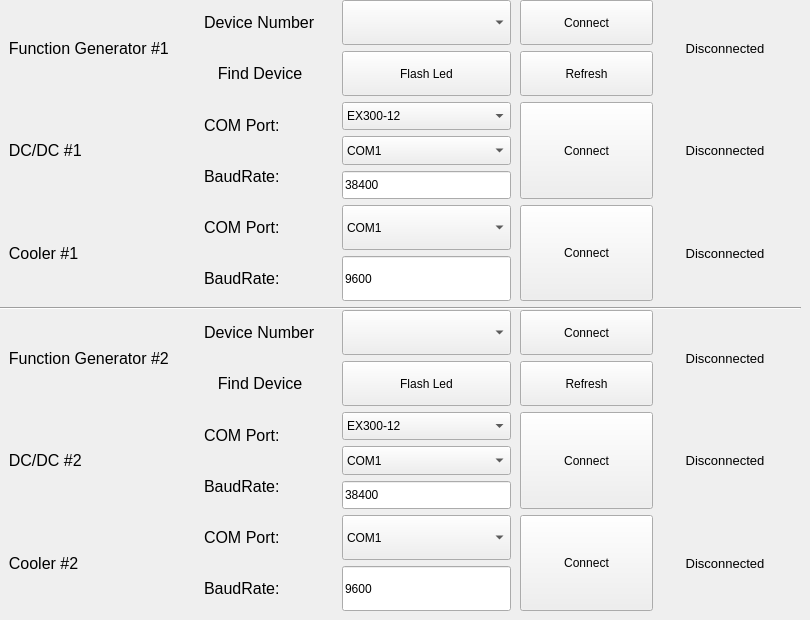
    <widget class="QWidget" name="port_settings_tab">
     <attribute name="title">
      <string>Port Settings</string>
     </attribute>
     <widget class="QWidget" name="gridLayoutWidget_3">
      <property name="geometry">
       <rect>
        <x>520</x>
        <y>310</y>
        <width>271</width>
        <height>301</height>
       </rect>
      </property>
      <layout class="QGridLayout" name="gridLayout_3">
       <item row="3" column="0">
        <layout class="QVBoxLayout" name="verticalLayout_12">
         <item>
          <widget class="QPushButton" name="Cooler_Connect_2">
           <property name="sizePolicy">
            <sizepolicy hsizetype="Minimum" vsizetype="Preferred">
             <horstretch>0</horstretch>
             <verstretch>0</verstretch>
            </sizepolicy>
           </property>
           <property name="text">
            <string>Connect</string>
           </property>
          </widget>
         </item>
        </layout>
       </item>
       <item row="2" column="0">
        <layout class="QVBoxLayout" name="verticalLayout_13">
         <item>
          <widget class="QPushButton" name="DCDC_Connect_2">
           <property name="sizePolicy">
            <sizepolicy hsizetype="Minimum" vsizetype="Preferred">
             <horstretch>0</horstretch>
             <verstretch>0</verstretch>
            </sizepolicy>
           </property>
           <property name="text">
            <string>Connect</string>
           </property>
          </widget>
         </item>
        </layout>
       </item>
       <item row="1" column="0">
        <layout class="QVBoxLayout" name="verticalLayout_14">
         <item>
          <widget class="QPushButton" name="FG_Connect_2">
           <property name="sizePolicy">
            <sizepolicy hsizetype="Minimum" vsizetype="Preferred">
             <horstretch>0</horstretch>
             <verstretch>0</verstretch>
            </sizepolicy>
           </property>
           <property name="text">
            <string>Connect</string>
           </property>
          </widget>
         </item>
         <item>
          <widget class="QPushButton" name="FG_Refresh_2">
           <property name="sizePolicy">
            <sizepolicy hsizetype="Minimum" vsizetype="Preferred">
             <horstretch>0</horstretch>
             <verstretch>0</verstretch>
            </sizepolicy>
           </property>
           <property name="text">
            <string>Refresh</string>
           </property>
          </widget>
         </item>
        </layout>
       </item>
       <item row="1" column="1">
        <widget class="QLabel" name="FG_Connection_Status_2">
         <property name="font">
          <font>
           <family>Arial</family>
           <pointsize>10</pointsize>
          </font>
         </property>
         <property name="text">
          <string>Disconnected</string>
         </property>
         <property name="alignment">
          <set>Qt::AlignCenter</set>
         </property>
        </widget>
       </item>
       <item row="2" column="1">
        <widget class="QLabel" name="DCDC_Connection_Status_2">
         <property name="font">
          <font>
           <family>Arial</family>
           <pointsize>10</pointsize>
          </font>
         </property>
         <property name="text">
          <string>Disconnected</string>
         </property>
         <property name="alignment">
          <set>Qt::AlignCenter</set>
         </property>
        </widget>
       </item>
       <item row="3" column="1">
        <widget class="QLabel" name="Cooler_Connection_Status_2">
         <property name="font">
          <font>
           <family>Arial</family>
           <pointsize>10</pointsize>
          </font>
         </property>
         <property name="text">
          <string>Disconnected</string>
         </property>
         <property name="alignment">
          <set>Qt::AlignCenter</set>
         </property>
        </widget>
       </item>
      </layout>
     </widget>
     <widget class="QWidget" name="gridLayoutWidget_2">
      <property name="geometry">
       <rect>
        <x>0</x>
        <y>0</y>
        <width>511</width>
        <height>301</height>
       </rect>
      </property>
      <layout class="QGridLayout" name="gridLayout_2">
       <item row="0" column="1">
        <layout class="QVBoxLayout" name="verticalLayout_9">
         <property name="leftMargin">
          <number>20</number>
         </property>
         <property name="rightMargin">
          <number>20</number>
         </property>
         <item>
          <widget class="QLabel" name="label_13">
           <property name="font">
            <font>
             <family>Arial</family>
             <pointsize>12</pointsize>
            </font>
           </property>
           <property name="text">
            <string>Device Number</string>
           </property>
          </widget>
         </item>
         <item>
          <widget class="QLabel" name="label_15">
           <property name="font">
            <font>
             <family>Arial</family>
             <pointsize>12</pointsize>
            </font>
           </property>
           <property name="text">
            <string>Find Device</string>
           </property>
           <property name="alignment">
            <set>Qt::AlignCenter</set>
           </property>
          </widget>
         </item>
        </layout>
       </item>
       <item row="0" column="2">
        <layout class="QVBoxLayout" name="verticalLayout_7">
         <item>
          <widget class="QComboBox" name="FG_Device_Number_1">
           <property name="sizePolicy">
            <sizepolicy hsizetype="Preferred" vsizetype="Preferred">
             <horstretch>0</horstretch>
             <verstretch>0</verstretch>
            </sizepolicy>
           </property>
           <property name="editable">
            <bool>false</bool>
           </property>
          </widget>
         </item>
         <item>
          <widget class="QPushButton" name="FG_Find_Device_1">
           <property name="sizePolicy">
            <sizepolicy hsizetype="Minimum" vsizetype="Preferred">
             <horstretch>0</horstretch>
             <verstretch>0</verstretch>
            </sizepolicy>
           </property>
           <property name="text">
            <string>Flash Led</string>
           </property>
          </widget>
         </item>
        </layout>
       </item>
       <item row="1" column="1">
        <layout class="QVBoxLayout" name="verticalLayout_10">
         <property name="leftMargin">
          <number>20</number>
         </property>
         <property name="rightMargin">
          <number>20</number>
         </property>
         <item>
          <widget class="QLabel" name="label_16">
           <property name="font">
            <font>
             <family>Arial</family>
             <pointsize>12</pointsize>
            </font>
           </property>
           <property name="text">
            <string>COM Port:</string>
           </property>
          </widget>
         </item>
         <item>
          <widget class="QLabel" name="label_17">
           <property name="font">
            <font>
             <family>Arial</family>
             <pointsize>12</pointsize>
            </font>
           </property>
           <property name="text">
            <string>BaudRate:</string>
           </property>
          </widget>
         </item>
        </layout>
       </item>
       <item row="1" column="2">
        <layout class="QVBoxLayout" name="verticalLayout_11">
         <item>
          <widget class="QComboBox" name="DCDC_Devices_1">
           <property name="sizePolicy">
            <sizepolicy hsizetype="Preferred" vsizetype="Preferred">
             <horstretch>0</horstretch>
             <verstretch>0</verstretch>
            </sizepolicy>
           </property>
           <property name="editable">
            <bool>false</bool>
           </property>
           <item>
            <property name="text">
             <string>EX300-12</string>
            </property>
           </item>
           <item>
            <property name="text">
             <string>DC61802F</string>
            </property>
           </item>
          </widget>
         </item>
         <item>
          <widget class="QComboBox" name="DCDC_COM_Port_1">
           <property name="sizePolicy">
            <sizepolicy hsizetype="Preferred" vsizetype="Preferred">
             <horstretch>0</horstretch>
             <verstretch>0</verstretch>
            </sizepolicy>
           </property>
           <property name="editable">
            <bool>false</bool>
           </property>
           <item>
            <property name="text">
             <string>COM1</string>
            </property>
           </item>
           <item>
            <property name="text">
             <string>COM2</string>
            </property>
           </item>
           <item>
            <property name="text">
             <string>COM3</string>
            </property>
           </item>
           <item>
            <property name="text">
             <string>COM4</string>
            </property>
           </item>
           <item>
            <property name="text">
             <string>COM5</string>
            </property>
           </item>
           <item>
            <property name="text">
             <string>COM6</string>
            </property>
           </item>
          </widget>
         </item>
         <item>
          <widget class="QLineEdit" name="DCDC_BaudRate_1">
           <property name="sizePolicy">
            <sizepolicy hsizetype="Expanding" vsizetype="Preferred">
             <horstretch>0</horstretch>
             <verstretch>0</verstretch>
            </sizepolicy>
           </property>
           <property name="text">
            <string>38400</string>
           </property>
          </widget>
         </item>
        </layout>
       </item>
       <item row="0" column="0">
        <widget class="QLabel" name="label_4">
         <property name="font">
          <font>
           <family>Arial</family>
           <pointsize>12</pointsize>
          </font>
         </property>
         <property name="text">
          <string>  Function Generator #1  </string>
         </property>
        </widget>
       </item>
       <item row="1" column="0">
        <widget class="QLabel" name="label_5">
         <property name="font">
          <font>
           <family>Arial</family>
           <pointsize>12</pointsize>
          </font>
         </property>
         <property name="text">
          <string>  DC/DC #1  </string>
         </property>
        </widget>
       </item>
       <item row="2" column="0">
        <widget class="QLabel" name="label_6">
         <property name="font">
          <font>
           <family>Arial</family>
           <pointsize>12</pointsize>
          </font>
         </property>
         <property name="text">
          <string>  Cooler #1  </string>
         </property>
        </widget>
       </item>
       <item row="2" column="1">
        <layout class="QVBoxLayout" name="verticalLayout">
         <property name="leftMargin">
          <number>20</number>
         </property>
         <property name="rightMargin">
          <number>20</number>
         </property>
         <item>
          <widget class="QLabel" name="label_3">
           <property name="font">
            <font>
             <family>Arial</family>
             <pointsize>12</pointsize>
            </font>
           </property>
           <property name="text">
            <string>COM Port:</string>
           </property>
          </widget>
         </item>
         <item>
          <widget class="QLabel" name="label_7">
           <property name="font">
            <font>
             <family>Arial</family>
             <pointsize>12</pointsize>
            </font>
           </property>
           <property name="text">
            <string>BaudRate:</string>
           </property>
          </widget>
         </item>
        </layout>
       </item>
       <item row="2" column="2">
        <layout class="QVBoxLayout" name="verticalLayout_2">
         <item>
          <widget class="QComboBox" name="Cooler_COM_Port_1">
           <property name="sizePolicy">
            <sizepolicy hsizetype="Preferred" vsizetype="Preferred">
             <horstretch>0</horstretch>
             <verstretch>0</verstretch>
            </sizepolicy>
           </property>
           <property name="editable">
            <bool>false</bool>
           </property>
           <item>
            <property name="text">
             <string>COM1</string>
            </property>
           </item>
           <item>
            <property name="text">
             <string>COM2</string>
            </property>
           </item>
           <item>
            <property name="text">
             <string>COM3</string>
            </property>
           </item>
           <item>
            <property name="text">
             <string>COM4</string>
            </property>
           </item>
           <item>
            <property name="text">
             <string>COM5</string>
            </property>
           </item>
           <item>
            <property name="text">
             <string>COM6</string>
            </property>
           </item>
          </widget>
         </item>
         <item>
          <widget class="QLineEdit" name="Cooler_BaudRate_1">
           <property name="sizePolicy">
            <sizepolicy hsizetype="Expanding" vsizetype="Preferred">
             <horstretch>0</horstretch>
             <verstretch>0</verstretch>
            </sizepolicy>
           </property>
           <property name="text">
            <string>9600</string>
           </property>
          </widget>
         </item>
        </layout>
       </item>
      </layout>
     </widget>
     <widget class="QWidget" name="gridLayoutWidget_4">
      <property name="geometry">
       <rect>
        <x>0</x>
        <y>310</y>
        <width>511</width>
        <height>301</height>
       </rect>
      </property>
      <layout class="QGridLayout" name="gridLayout_4">
       <item row="1" column="0">
        <widget class="QLabel" name="label_27">
         <property name="font">
          <font>
           <family>Arial</family>
           <pointsize>12</pointsize>
          </font>
         </property>
         <property name="text">
          <string>  DC/DC #2  </string>
         </property>
        </widget>
       </item>
       <item row="0" column="0">
        <widget class="QLabel" name="label_26">
         <property name="font">
          <font>
           <family>Arial</family>
           <pointsize>12</pointsize>
          </font>
         </property>
         <property name="text">
          <string>  Function Generator #2  </string>
         </property>
        </widget>
       </item>
       <item row="2" column="0">
        <widget class="QLabel" name="label_28">
         <property name="font">
          <font>
           <family>Arial</family>
           <pointsize>12</pointsize>
          </font>
         </property>
         <property name="text">
          <string>  Cooler #2  </string>
         </property>
        </widget>
       </item>
       <item row="2" column="2">
        <layout class="QVBoxLayout" name="verticalLayout_20">
         <item>
          <widget class="QComboBox" name="Cooler_COM_Port_2">
           <property name="sizePolicy">
            <sizepolicy hsizetype="Preferred" vsizetype="Preferred">
             <horstretch>0</horstretch>
             <verstretch>0</verstretch>
            </sizepolicy>
           </property>
           <property name="editable">
            <bool>false</bool>
           </property>
           <item>
            <property name="text">
             <string>COM1</string>
            </property>
           </item>
           <item>
            <property name="text">
             <string>COM2</string>
            </property>
           </item>
           <item>
            <property name="text">
             <string>COM3</string>
            </property>
           </item>
           <item>
            <property name="text">
             <string>COM4</string>
            </property>
           </item>
           <item>
            <property name="text">
             <string>COM5</string>
            </property>
           </item>
           <item>
            <property name="text">
             <string>COM6</string>
            </property>
           </item>
          </widget>
         </item>
         <item>
          <widget class="QLineEdit" name="Cooler_BaudRate_2">
           <property name="sizePolicy">
            <sizepolicy hsizetype="Expanding" vsizetype="Preferred">
             <horstretch>0</horstretch>
             <verstretch>0</verstretch>
            </sizepolicy>
           </property>
           <property name="text">
            <string>9600</string>
           </property>
          </widget>
         </item>
        </layout>
       </item>
       <item row="2" column="1">
        <layout class="QVBoxLayout" name="verticalLayout_19">
         <property name="leftMargin">
          <number>20</number>
         </property>
         <property name="rightMargin">
          <number>20</number>
         </property>
         <item>
          <widget class="QLabel" name="label_29">
           <property name="font">
            <font>
             <family>Arial</family>
             <pointsize>12</pointsize>
            </font>
           </property>
           <property name="text">
            <string>COM Port:</string>
           </property>
          </widget>
         </item>
         <item>
          <widget class="QLabel" name="label_30">
           <property name="font">
            <font>
             <family>Arial</family>
             <pointsize>12</pointsize>
            </font>
           </property>
           <property name="text">
            <string>BaudRate:</string>
           </property>
          </widget>
         </item>
        </layout>
       </item>
       <item row="0" column="1">
        <layout class="QVBoxLayout" name="verticalLayout_15">
         <property name="leftMargin">
          <number>20</number>
         </property>
         <property name="rightMargin">
          <number>20</number>
         </property>
         <item>
          <widget class="QLabel" name="label_22">
           <property name="font">
            <font>
             <family>Arial</family>
             <pointsize>12</pointsize>
            </font>
           </property>
           <property name="text">
            <string>Device Number</string>
           </property>
          </widget>
         </item>
         <item>
          <widget class="QLabel" name="label_23">
           <property name="font">
            <font>
             <family>Arial</family>
             <pointsize>12</pointsize>
            </font>
           </property>
           <property name="text">
            <string>Find Device</string>
           </property>
           <property name="alignment">
            <set>Qt::AlignCenter</set>
           </property>
          </widget>
         </item>
        </layout>
       </item>
       <item row="0" column="2">
        <layout class="QVBoxLayout" name="verticalLayout_16">
         <item>
          <widget class="QComboBox" name="FG_Device_Number_2">
           <property name="sizePolicy">
            <sizepolicy hsizetype="Preferred" vsizetype="Preferred">
             <horstretch>0</horstretch>
             <verstretch>0</verstretch>
            </sizepolicy>
           </property>
           <property name="editable">
            <bool>false</bool>
           </property>
          </widget>
         </item>
         <item>
          <widget class="QPushButton" name="FG_Find_Device_2">
           <property name="sizePolicy">
            <sizepolicy hsizetype="Minimum" vsizetype="Preferred">
             <horstretch>0</horstretch>
             <verstretch>0</verstretch>
            </sizepolicy>
           </property>
           <property name="text">
            <string>Flash Led</string>
           </property>
          </widget>
         </item>
        </layout>
       </item>
       <item row="1" column="1">
        <layout class="QVBoxLayout" name="verticalLayout_17">
         <property name="leftMargin">
          <number>20</number>
         </property>
         <property name="rightMargin">
          <number>20</number>
         </property>
         <item>
          <widget class="QLabel" name="label_24">
           <property name="font">
            <font>
             <family>Arial</family>
             <pointsize>12</pointsize>
            </font>
           </property>
           <property name="text">
            <string>COM Port:</string>
           </property>
          </widget>
         </item>
         <item>
          <widget class="QLabel" name="label_25">
           <property name="font">
            <font>
             <family>Arial</family>
             <pointsize>12</pointsize>
            </font>
           </property>
           <property name="text">
            <string>BaudRate:</string>
           </property>
          </widget>
         </item>
        </layout>
       </item>
       <item row="1" column="2">
        <layout class="QVBoxLayout" name="verticalLayout_18">
         <item>
          <widget class="QComboBox" name="DCDC_Devices_2">
           <property name="sizePolicy">
            <sizepolicy hsizetype="Preferred" vsizetype="Preferred">
             <horstretch>0</horstretch>
             <verstretch>0</verstretch>
            </sizepolicy>
           </property>
           <property name="editable">
            <bool>false</bool>
           </property>
           <item>
            <property name="text">
             <string>EX300-12</string>
            </property>
           </item>
           <item>
            <property name="text">
             <string>DC61802F</string>
            </property>
           </item>
          </widget>
         </item>
         <item>
          <widget class="QComboBox" name="DCDC_COM_Port_2">
           <property name="sizePolicy">
            <sizepolicy hsizetype="Preferred" vsizetype="Preferred">
             <horstretch>0</horstretch>
             <verstretch>0</verstretch>
            </sizepolicy>
           </property>
           <property name="editable">
            <bool>false</bool>
           </property>
           <item>
            <property name="text">
             <string>COM1</string>
            </property>
           </item>
           <item>
            <property name="text">
             <string>COM2</string>
            </property>
           </item>
           <item>
            <property name="text">
             <string>COM3</string>
            </property>
           </item>
           <item>
            <property name="text">
             <string>COM4</string>
            </property>
           </item>
           <item>
            <property name="text">
             <string>COM5</string>
            </property>
           </item>
           <item>
            <property name="text">
             <string>COM6</string>
            </property>
           </item>
          </widget>
         </item>
         <item>
          <widget class="QLineEdit" name="DCDC_BaudRate_2">
           <property name="sizePolicy">
            <sizepolicy hsizetype="Expanding" vsizetype="Preferred">
             <horstretch>0</horstretch>
             <verstretch>0</verstretch>
            </sizepolicy>
           </property>
           <property name="text">
            <string>38400</string>
           </property>
          </widget>
         </item>
        </layout>
       </item>
      </layout>
     </widget>
     <widget class="QWidget" name="gridLayoutWidget">
      <property name="geometry">
       <rect>
        <x>520</x>
        <y>0</y>
        <width>271</width>
        <height>301</height>
       </rect>
      </property>
      <layout class="QGridLayout" name="gridLayout">
       <item row="3" column="0">
        <layout class="QVBoxLayout" name="verticalLayout_3">
         <item>
          <widget class="QPushButton" name="Cooler_Connect_1">
           <property name="sizePolicy">
            <sizepolicy hsizetype="Minimum" vsizetype="Preferred">
             <horstretch>0</horstretch>
             <verstretch>0</verstretch>
            </sizepolicy>
           </property>
           <property name="text">
            <string>Connect</string>
           </property>
          </widget>
         </item>
        </layout>
       </item>
       <item row="2" column="0">
        <layout class="QVBoxLayout" name="verticalLayout_5">
         <item>
          <widget class="QPushButton" name="DCDC_Connect_1">
           <property name="sizePolicy">
            <sizepolicy hsizetype="Minimum" vsizetype="Preferred">
             <horstretch>0</horstretch>
             <verstretch>0</verstretch>
            </sizepolicy>
           </property>
           <property name="text">
            <string>Connect</string>
           </property>
          </widget>
         </item>
        </layout>
       </item>
       <item row="1" column="0">
        <layout class="QVBoxLayout" name="verticalLayout_6">
         <item>
          <widget class="QPushButton" name="FG_Connect_1">
           <property name="sizePolicy">
            <sizepolicy hsizetype="Minimum" vsizetype="Preferred">
             <horstretch>0</horstretch>
             <verstretch>0</verstretch>
            </sizepolicy>
           </property>
           <property name="text">
            <string>Connect</string>
           </property>
          </widget>
         </item>
         <item>
          <widget class="QPushButton" name="FG_Refresh_1">
           <property name="sizePolicy">
            <sizepolicy hsizetype="Minimum" vsizetype="Preferred">
             <horstretch>0</horstretch>
             <verstretch>0</verstretch>
            </sizepolicy>
           </property>
           <property name="text">
            <string>Refresh</string>
           </property>
          </widget>
         </item>
        </layout>
       </item>
       <item row="1" column="1">
        <widget class="QLabel" name="FG_Connection_Status_1">
         <property name="font">
          <font>
           <family>Arial</family>
           <pointsize>10</pointsize>
          </font>
         </property>
         <property name="text">
          <string>Disconnected</string>
         </property>
         <property name="alignment">
          <set>Qt::AlignCenter</set>
         </property>
        </widget>
       </item>
       <item row="2" column="1">
        <widget class="QLabel" name="DCDC_Connection_Status_1">
         <property name="font">
          <font>
           <family>Arial</family>
           <pointsize>10</pointsize>
          </font>
         </property>
         <property name="text">
          <string>Disconnected</string>
         </property>
         <property name="alignment">
          <set>Qt::AlignCenter</set>
         </property>
        </widget>
       </item>
       <item row="3" column="1">
        <widget class="QLabel" name="Cooler_Connection_Status_1">
         <property name="font">
          <font>
           <family>Arial</family>
           <pointsize>10</pointsize>
          </font>
         </property>
         <property name="text">
          <string>Disconnected</string>
         </property>
         <property name="alignment">
          <set>Qt::AlignCenter</set>
         </property>
        </widget>
       </item>
      </layout>
     </widget>
     <widget class="Line" name="line">
      <property name="geometry">
       <rect>
        <x>0</x>
        <y>300</y>
        <width>801</width>
        <height>16</height>
       </rect>
      </property>
      <property name="orientation">
       <enum>Qt::Horizontal</enum>
      </property>
     </widget>
    </widget>
